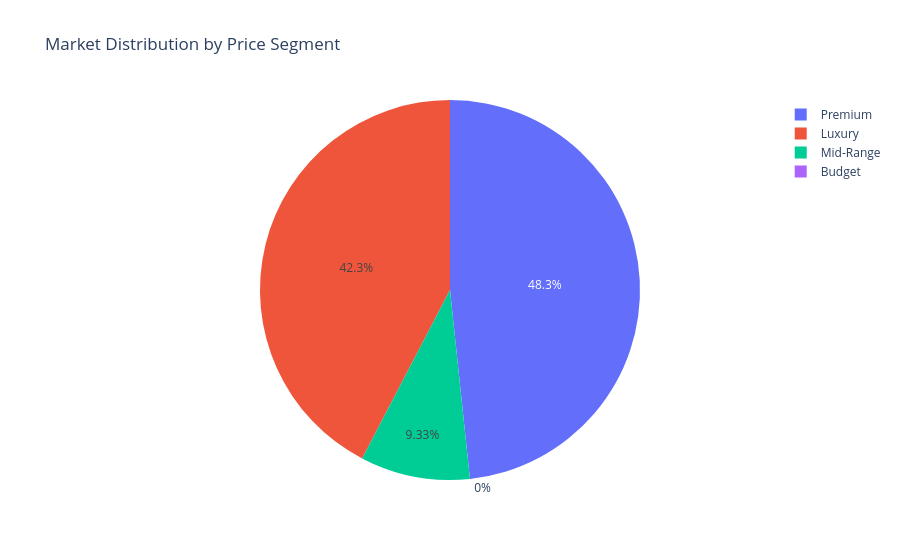

Notebook code cell kept with this figure:
### Code cell
df['price_segment'] = pd.cut(df[price_col],
    bins=[0, 15000, 30000, 50000, float('inf')],
    labels=['Budget', 'Mid-Range', 'Premium', 'Luxury'])

segment_analysis = df.groupby('price_segment').agg({
    price_col:['count', 'mean', 'min', 'max'],
    mileage_col: 'mean',
    year_col: 'mean'
}).round(2)

print("\\n" + "="*70)
print("MARKET SEGMENTATION ANALYSIS")
print("="*70)
print(segment_analysis)

fig = px.pie(
    df['price_segment'].value_counts().reset_index(),
    values='count',
    names='price_segment',
    title='Market Distribution by Price Segment',
    labels={'count': 'Number of Vehicles'}
)
fig.show()

### Figure 1 — Plotly figure (JSON) as saved in the notebook; plotly's stock layout.template omitted (floating-point values rounded to 4 significant figures)
{"data": [{"domain": {"x": [0, 1], "y": [0, 1]}, "hovertemplate": "price_segment=%{label}<br>Number of Vehicles=%{value}<extra></extra>", "labels": ["Premium", "Luxury", "Mid-Range", "Budget"], "legendgroup": "", "name": "", "showlegend": true, "type": "pie", "values": [461, 404, 89, 0]}], "layout": {"legend": {"tracegroupgap": 0}, "title": {"text": "Market Distribution by Price Segment"}}}
